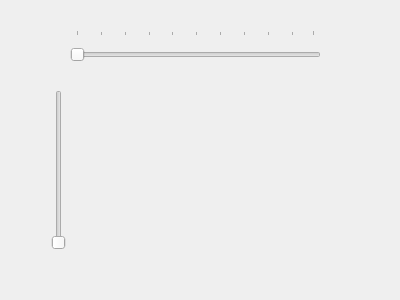
<?xml version="1.0" encoding="UTF-8"?>
<ui version="4.0">
 <class>Form</class>
 <widget class="QWidget" name="Form">
  <property name="geometry">
   <rect>
    <x>0</x>
    <y>0</y>
    <width>400</width>
    <height>300</height>
   </rect>
  </property>
  <property name="windowTitle">
   <string>Form</string>
  </property>
  <widget class="QSlider" name="horizontalSlider">
   <property name="geometry">
    <rect>
     <x>70</x>
     <y>30</y>
     <width>251</width>
     <height>41</height>
    </rect>
   </property>
   <property name="pageStep">
    <number>10</number>
   </property>
   <property name="orientation">
    <enum>Qt::Horizontal</enum>
   </property>
   <property name="invertedAppearance">
    <bool>false</bool>
   </property>
   <property name="invertedControls">
    <bool>false</bool>
   </property>
   <property name="tickPosition">
    <enum>QSlider::TicksAbove</enum>
   </property>
  </widget>
  <widget class="QSlider" name="verticalSlider">
   <property name="geometry">
    <rect>
     <x>50</x>
     <y>90</y>
     <width>18</width>
     <height>160</height>
    </rect>
   </property>
   <property name="orientation">
    <enum>Qt::Vertical</enum>
   </property>
  </widget>
 </widget>
 <resources/>
 <connections/>
</ui>
